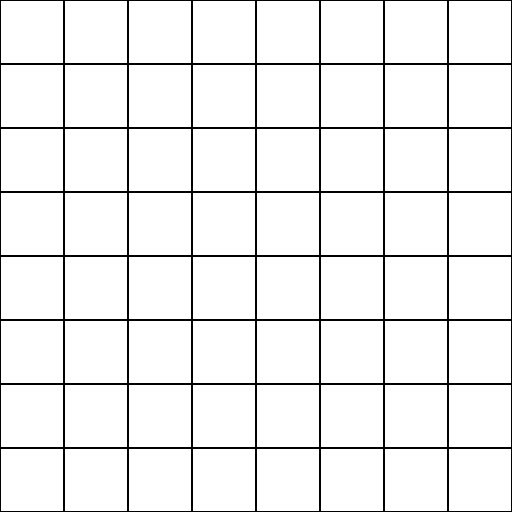
Frame 1 (no input)
Frame 60 (the mouse pressed at the canvas centre just before this capture): identical to frame 1, image omitted
Frame 120 (the mouse held since frame 60 and released just before this capture): identical to frame 1, image omitted

The Processing sketch that drew this single still picture (run headless with seeded random() and noise(); from frame 60 on, the mouse is pressed at the canvas centre):

// Processing sketch: OthelloPiceDraw
// ── OthelloPiceDraw.pde
int gridIndex = 8; //<>//

float gridStrokeWeight = 2.5f;
float canvasSize = 512;
float offset = canvasSize / 17.5f;
float gridPos[] = new float[gridIndex];
float squareSize = 63f;

color green = color(50, 175, 50);

void setup()
{
  size(512, 512);
  background(green);

  GridPosCheck();
}

void draw()
{
  DrawLine();
}

private void GridPosCheck()
{
  for (int i = 0; i < gridIndex; i++)
  {
    float tempIndex = i;
    float tempGridIndex = gridIndex;
    float currentNum = canvasSize * (tempIndex / tempGridIndex);
    gridPos[i] = currentNum;
  }
}

private void DrawLine()
{
  for (int i = 0; i < gridIndex; i++)
  {
    for (int j = 0; j < gridIndex; j++)
    {
      rectMode(CORNER);
      GritChanger(gridPos[i], gridPos[j], squareSize);
    }
  }
}

private void GritChanger(float xGridPos, float yGridPos, float size)
{
  rect(xGridPos, yGridPos, size, size);
}
